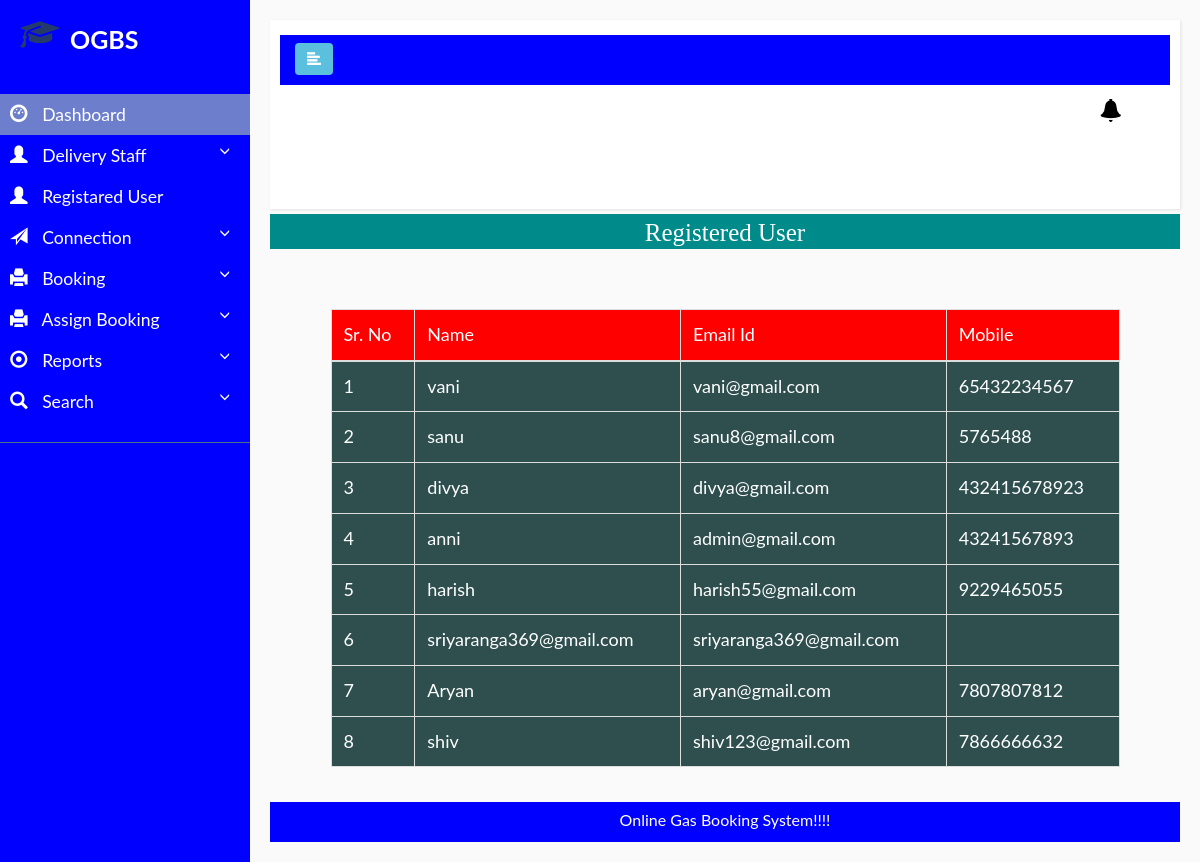
Page /view_user on the committed database.
### gasbooking/models.py (models this page shows, shortened)
class Registration(models.Model):
    user=models.ForeignKey(User,on_delete=models.CASCADE, null=True)
    mobile=models.CharField(max_length=100,null=True)

### gasbooking/views.py (the view)
# urls.py: path('view_user',view_user,name='view_user'),
def view_user(request):
    data=Registration.objects.all()
    d={'data':data}
    return render(request,'view_user.html',d)

### gasbooking/templates/view_user.html (shortened to what this page needs)
{% extends 'admin_nav.html' %}
{% block body %}
<center>
      <h1 style="font-size:25px; background-color:darkcyan;height:35px;color:white;padding:5px;margin-top:5px;font-family : 'Monotype Corsiva" align="center"> Registered User </h1>
</center>
 <div class="container" style="margin-top:60px;width:90%">
<table class="table table-bordered" id="myTable">
  <thead>
  <tr>
    <th>Sr. No</th>
    <th> Name</th>
    <th>Email Id</th>
    <th>Mobile </th>
  </tr>
  </thead>
   <tbody>
{% for i in data %}
  <tr >
        <td style="background-color:DarkSlateGrey;color:white">{{forloop.counter}}</td>
        <td style="background-color:DarkSlateGrey;color:white">{{i.user.username}}</td>
        <td style="background-color:DarkSlateGrey;color:white">{{i.user.email}}</td>
        <td style="background-color:DarkSlateGrey;color:white">{{i.mobile}}</td>
  </tr>
   {% endfor %}
    </tbody>
</table>
 </div>
<div class="footer" align="center" style=" margin-top:15px; background-color:blue; height:40px;color:white; padding:8px;">
    Online Gas Booking System!!!!
</div>
{% endblock %}

### gasbooking/static/style.css (style rules this page uses)
html,body,div,span,applet,object,iframe,h1,h2,h3,h4,h5,h6,p,blockquote,pre,a,abbr,acronym,address,big,cite,code,del,dfn,em,img,ins,kbd,q,s,samp,small,strike,strong,sub,sup,tt,var,b,u,i,dl,dt,dd,ol,nav ul,nav li,fieldset,form,label,legend,table,caption,tbody,tfoot,thead,tr,th,td,article,aside,canvas,details,embed,figure,figcaption,footer,header,hgroup,menu,nav,output,ruby,section,summary,time,mark,audio,video { margin:0;padding:0;border:0;font-size:100%;font:inherit;vertical-align:baseline; }
table { border-collapse:collapse;border-spacing:0; }

### gasbooking/static/style1.css (style rules this page uses)
* { margin: 0; padding: 0; box-sizing: border-box; list-style: none; text-decoration: none; font-family: 'Josefin Sans', sans-serif; }
body { background-color:darkcyan; }

### gasbooking/static/style4.css (style rules this page uses)
body { font-family: 'Poppins', sans-serif; background: #fafafa; }

### gasbooking/templates/admin_nav.html (style rules this page uses)
#myTable { border-collapse: collapse; width: 100%; border: 1px solid #ddd; font-size: 18px; }
#myTable th { text-align: left; padding: 12px; background-color:red ; color: white; }
#myTable td { text-align: left; padding: 12px; background-color: DarkSlateGrey; color:white; }
#myTable tr { border-bottom: 1px solid #ddd; }
body { font-family: "Lato", sans-serif; }

### rows in the picture
Registration: user.username "vani", user.email "vani@gmail.com", mobile "65432234567"
Registration: user.username "sanu", user.email "sanu8@gmail.com", mobile "5765488"
Registration: user.username "divya", user.email "divya@gmail.com", mobile "432415678923"
Registration: user.username "anni", user.email "admin@gmail.com", mobile "43241567893"
Registration: user.username "harish", user.email "harish55@gmail.com", mobile "9229465055"
Registration: user.username "sriyaranga369@gmail.com", user.email "sriyaranga369@gmail.com"
Registration: user.username "Aryan", user.email "aryan@gmail.com", mobile "7807807812"
Registration: user.username "shiv", user.email "shiv123@gmail.com", mobile "7866666632"
